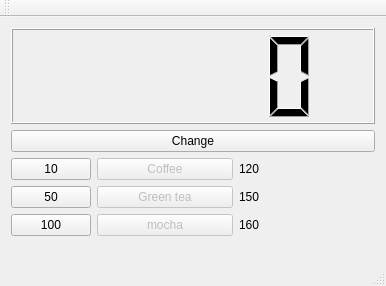
<?xml version="1.0" encoding="UTF-8"?>
<ui version="4.0">
 <class>MainWindow</class>
 <widget class="QMainWindow" name="MainWindow">
  <property name="geometry">
   <rect>
    <x>0</x>
    <y>0</y>
    <width>386</width>
    <height>286</height>
   </rect>
  </property>
  <property name="windowTitle">
   <string>MainWindow</string>
  </property>
  <widget class="QWidget" name="centralWidget">
   <layout class="QGridLayout" name="gridLayout">
    <item row="0" column="0">
     <layout class="QVBoxLayout" name="verticalLayout_3">
      <item>
       <widget class="QLCDNumber" name="lcdNumber"/>
      </item>
      <item>
       <widget class="QPushButton" name="pb_change">
        <property name="text">
         <string>Change</string>
        </property>
       </widget>
      </item>
      <item>
       <layout class="QFormLayout" name="formLayout">
        <item row="0" column="0">
         <layout class="QVBoxLayout" name="verticalLayout_2">
          <item>
           <widget class="QPushButton" name="pb10">
            <property name="text">
             <string>10</string>
            </property>
           </widget>
          </item>
          <item>
           <widget class="QPushButton" name="pb50">
            <property name="text">
             <string>50</string>
            </property>
           </widget>
          </item>
          <item>
           <widget class="QPushButton" name="pb100">
            <property name="text">
             <string>100</string>
            </property>
           </widget>
          </item>
         </layout>
        </item>
        <item row="0" column="1">
         <layout class="QVBoxLayout" name="verticalLayout">
          <item>
           <layout class="QHBoxLayout" name="horizontalLayout">
            <item>
             <widget class="QPushButton" name="pb_coffee">
              <property name="enabled">
               <bool>false</bool>
              </property>
              <property name="text">
               <string>Coffee</string>
              </property>
             </widget>
            </item>
            <item>
             <widget class="QLabel" name="label">
              <property name="text">
               <string>120</string>
              </property>
             </widget>
            </item>
           </layout>
          </item>
          <item>
           <layout class="QHBoxLayout" name="horizontalLayout_2">
            <item>
             <widget class="QPushButton" name="pb_gt">
              <property name="enabled">
               <bool>false</bool>
              </property>
              <property name="text">
               <string>Green tea</string>
              </property>
             </widget>
            </item>
            <item>
             <widget class="QLabel" name="label_2">
              <property name="text">
               <string>150</string>
              </property>
             </widget>
            </item>
           </layout>
          </item>
          <item>
           <layout class="QHBoxLayout" name="horizontalLayout_3">
            <item>
             <widget class="QPushButton" name="pb_mocha">
              <property name="enabled">
               <bool>false</bool>
              </property>
              <property name="text">
               <string>mocha</string>
              </property>
             </widget>
            </item>
            <item>
             <widget class="QLabel" name="label_3">
              <property name="text">
               <string>160</string>
              </property>
             </widget>
            </item>
           </layout>
          </item>
         </layout>
        </item>
       </layout>
      </item>
     </layout>
    </item>
   </layout>
  </widget>
  <widget class="QMenuBar" name="menuBar">
   <property name="geometry">
    <rect>
     <x>0</x>
     <y>0</y>
     <width>386</width>
     <height>22</height>
    </rect>
   </property>
  </widget>
  <widget class="QToolBar" name="mainToolBar">
   <attribute name="toolBarArea">
    <enum>TopToolBarArea</enum>
   </attribute>
   <attribute name="toolBarBreak">
    <bool>false</bool>
   </attribute>
  </widget>
  <widget class="QStatusBar" name="statusBar"/>
 </widget>
 <layoutdefault spacing="6" margin="11"/>
 <resources/>
 <connections/>
</ui>
